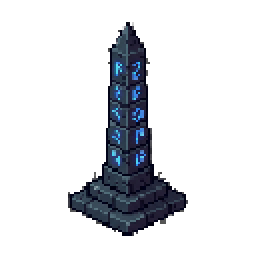
#> input picture phaser_starter/assets/images/obelisk.png, 128 x 128 px (shown 2 times larger)
$ python fix_obelisk.py
#> lines starting #> are read from the running program, lines starting #| are printed output that depends on the picture
from PIL import Image

def fix_obelisk():
    input_path = "assets/images/obelisk.png"
    output_path = "assets/images/obelisk.png"

    try:
        img = Image.open(input_path).convert("RGBA")
#> img is the input picture: PIL image 128x128 RGBA; mean R, G, B, A 6.4, 8.1, 11.9, 42.1
        datas = img.getdata()
        newData = []

        # Identified background colors
        bg_colors = [
            (73, 73, 73),
            (127, 127, 127)
        ]

        # Helper to check proximity or exact match
        def is_bg(r, g, b):
            for bg in bg_colors:
                # Exact match check (safe for NEAREST resized pixel art)
                if r == bg[0] and g == bg[1] and b == bg[2]:
                    return True
                # Tolerance check (just in case)
                if abs(r - bg[0]) < 5 and abs(g - bg[1]) < 5 and abs(b - bg[2]) < 5:
                    return True
            return False

        for item in datas:
            if is_bg(item[0], item[1], item[2]):
                newData.append((255, 255, 255, 0)) # Transparent
            else:
                newData.append(item)
#> after the loop, newData = 16384 items, first 6: (0, 0, 0, 0), (0, 0, 0, 0), (0, 0, 0, 0), (0, 0, 0, 0), (0, 0, 0, 0), (0, 0, 0, 0)

        img.putdata(newData)

        # Now try to crop again just to be clean
        bbox = img.getbbox()
#> bbox = (34, 11, 94, 118)
        if bbox:
            img = img.crop(bbox)
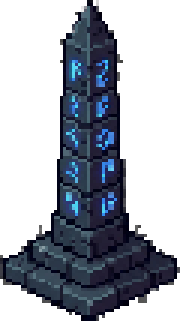
#> img: PIL image 60x107 RGBA (shown 3 times larger); mean R, G, B, A 16.2, 20.8, 30.4, 107.3; transparent parts drawn white
            print(f"Cropped to: {img.size}")
#| Cropped to: (60, 107)

        img.save(output_path)
        print("Obelisk fixed (alpha applied) and saved.")

    except Exception as e:
        print(f"Error: {e}")

if __name__ == "__main__":
    fix_obelisk()
